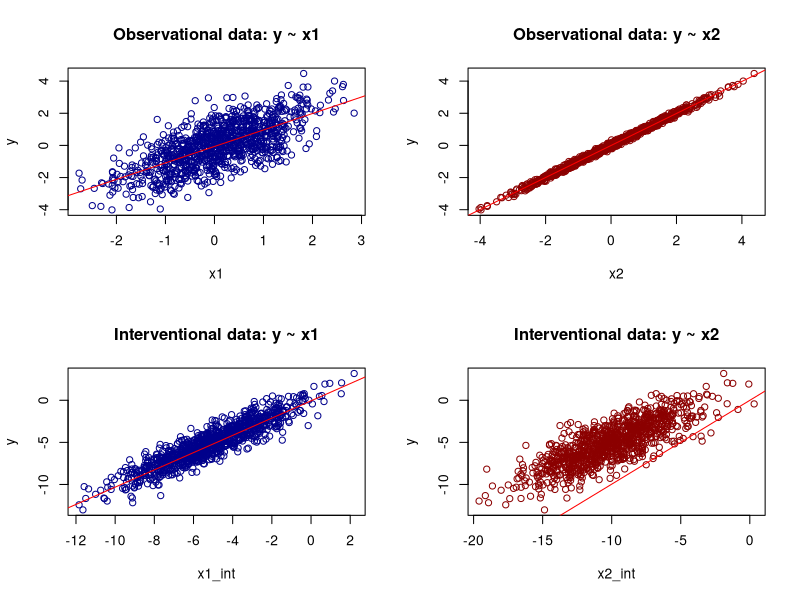

The R script that drew this image:
# Motivating example ICP

# Generate data - observational distribution
set.seed(145)
n <- 1000

eps_x1 <- rnorm(n,0,1)
eps_y <- rnorm(n,0,1)
eps_x2 <- rnorm(n,0,.1)

x1 <- eps_x1
y <- x1 + eps_y
x2 <- y + eps_x2

# Model 1: Predict y using its causal parent, x1
model1 <- lm(y~x1)
# (Training) MSE
mean(model1$residuals^2)

# Model 2: Predict y using its causal child, x2
model2 <- lm(y~x2)
# (Training) MSE
mean(model2$residuals^2)

par(mfrow=c(2,2))
plot(x1, y, col = "darkblue", main = "Observational data: y ~ x1")
abline(model1, col = "red")

plot(x2, y, col = "darkred",main = "Observational data: y ~ x2")
abline(model2, col = "red")


# Generate data - interventional distribution
eps_x1 <- rnorm(n,0,1)
eps_y <- rnorm(n,0,1)
eps_x2 <- rnorm(n,0,.1)

# Intervene on x1 and x2
x1_int <- eps_x1 + rnorm(n, -5, 2)
y <- x1_int + eps_y
x2_int <- y + eps_x2 + rnorm(n, -5, 2)

# Use model 1
predictions1 <- predict(model1, newdata = data.frame(x1=x1_int))
# MSE
mean((y-predictions1)^2)

# Use model 2
predictions2 <- predict(model2, newdata = data.frame(x1=x2_int))
# MSE
mean((y-predictions2)^2)

plot(x1_int, y, col = "darkblue", main = "Interventional data: y ~ x1")
abline(model1, col = "red")

plot(x2_int, y, col = "darkred", main = "Interventional data: y ~ x2")
abline(model2, col = "red")
